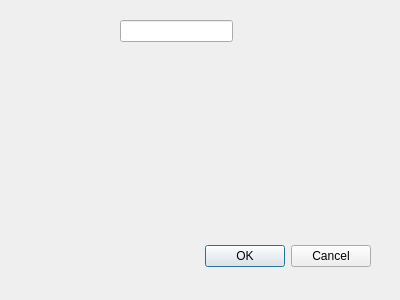
<?xml version="1.0" encoding="UTF-8"?>
<ui version="4.0">
 <class>Dialog</class>
 <widget class="QDialog" name="Dialog">
  <property name="geometry">
   <rect>
    <x>0</x>
    <y>0</y>
    <width>400</width>
    <height>300</height>
   </rect>
  </property>
  <property name="windowTitle">
   <string>Dialog</string>
  </property>
  <widget class="QDialogButtonBox" name="buttonBox">
   <property name="geometry">
    <rect>
     <x>30</x>
     <y>240</y>
     <width>341</width>
     <height>32</height>
    </rect>
   </property>
   <property name="orientation">
    <enum>Qt::Horizontal</enum>
   </property>
   <property name="standardButtons">
    <set>QDialogButtonBox::Cancel|QDialogButtonBox::Ok</set>
   </property>
  </widget>
  <widget class="QLineEdit" name="lineEdit">
   <property name="geometry">
    <rect>
     <x>120</x>
     <y>20</y>
     <width>113</width>
     <height>22</height>
    </rect>
   </property>
   <property name="sizePolicy">
    <sizepolicy hsizetype="Fixed" vsizetype="Fixed">
     <horstretch>0</horstretch>
     <verstretch>0</verstretch>
    </sizepolicy>
   </property>
   <property name="minimumSize">
    <size>
     <width>3</width>
     <height>1</height>
    </size>
   </property>
   <property name="maxLength">
    <number>3</number>
   </property>
  </widget>
 </widget>
 <resources/>
 <connections>
  <connection>
   <sender>buttonBox</sender>
   <signal>accepted()</signal>
   <receiver>Dialog</receiver>
   <slot>accept()</slot>
   <hints>
    <hint type="sourcelabel">
     <x>248</x>
     <y>254</y>
    </hint>
    <hint type="destinationlabel">
     <x>157</x>
     <y>274</y>
    </hint>
   </hints>
  </connection>
  <connection>
   <sender>buttonBox</sender>
   <signal>rejected()</signal>
   <receiver>Dialog</receiver>
   <slot>reject()</slot>
   <hints>
    <hint type="sourcelabel">
     <x>316</x>
     <y>260</y>
    </hint>
    <hint type="destinationlabel">
     <x>286</x>
     <y>274</y>
    </hint>
   </hints>
  </connection>
 </connections>
</ui>
